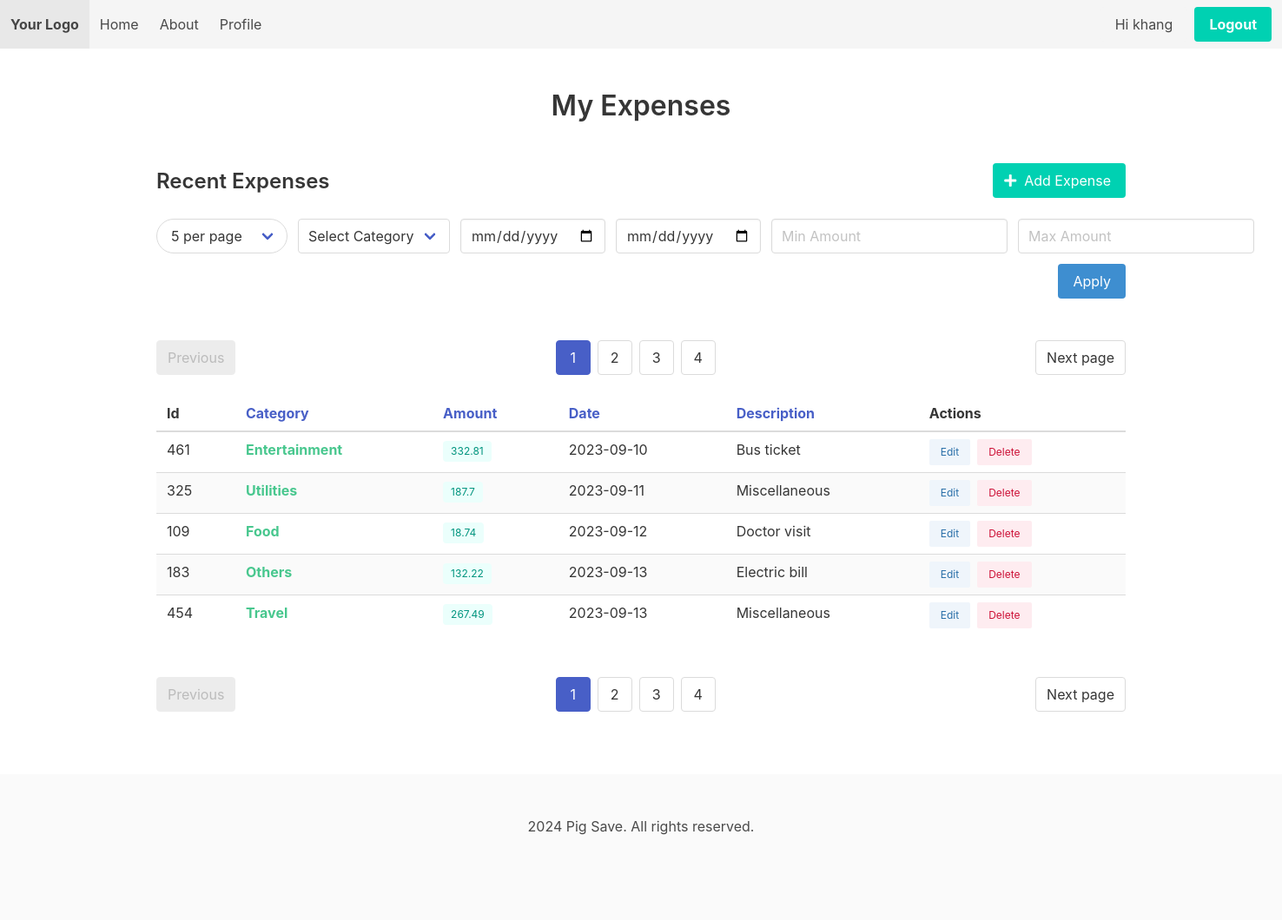
The app's page /expenses (signed in), older data.
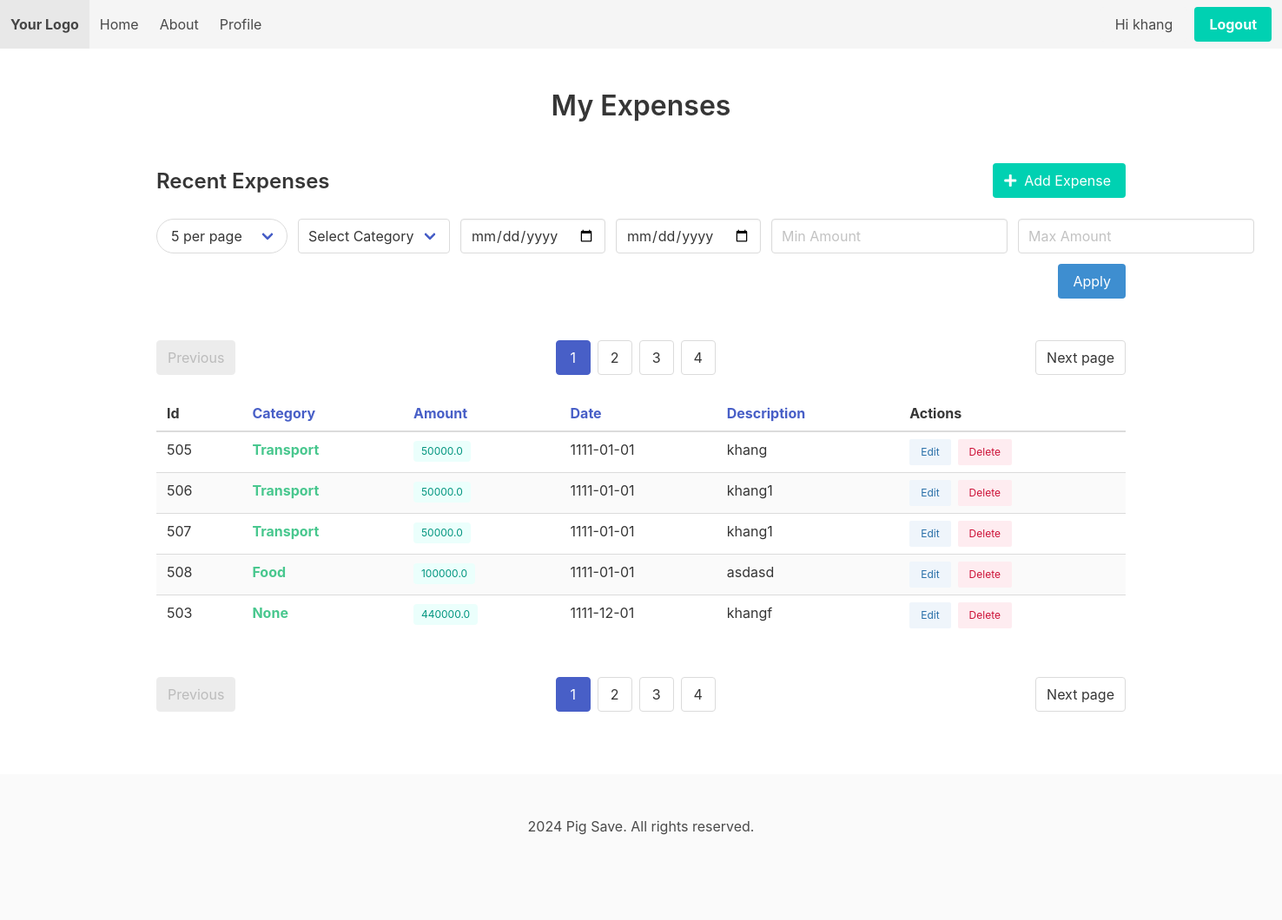
The same page, newer data.
### tables this page shows
CREATE TABLE users (
            id INTEGER PRIMARY KEY AUTOINCREMENT,
            username TEXT NOT NULL UNIQUE,
            password TEXT NOT NULL
        );

CREATE TABLE expenses (
            id INTEGER PRIMARY KEY AUTOINCREMENT,
            user_id INTEGER NOT NULL,
            amount REAL NOT NULL,
            category TEXT,
            description TEXT,
            date TEXT NOT NULL,
            FOREIGN KEY (user_id) REFERENCES users (id)
        );

### routes.py (the view)
@routes.route('/expenses')
@login_required
def expenses():
    user_id = current_user.id
    page = request.args.get('page', 1, type=int)
    size = request.args.get('size', 5, type=int)
    sort_by = request.args.get('sort_by', 'date')  # Default to sorting by date
    sort_order = request.args.get('sort_order', 'asc')  # Default to ascending order
    filters = {key: request.args.get(key) for key in ['category', 'start_date', 'end_date', 'min_amount', 'max_amount']}
    expenses, total_expenses = Expense.get_expenses(user_id, page, size, filters, sort_by, sort_order)
    total_pages = math.ceil(total_expenses / size)
    max_pages_displayed = 4
    start_page = max(1, page - 2)
    end_page = min(total_pages, start_page + max_pages_displayed - 1)
    if end_page - start_page < max_pages_displayed - 1:
        start_page = max(1, end_page - max_pages_displayed + 1)
    return render_template('expense/list.html',
                           expenses=expenses,
                           page=page,
                           total_pages=total_pages,
                           end_page=end_page,
                           start_page=start_page,
                           filters=filters,
                           size=size,
                           sort_by=sort_by,
                           sort_order=sort_order)

### app.py (called while the page is built)
@login_manager.user_loader
def load_user(id):
    from models.user import User
    return User.getUser(id)

### models/user.py (called while the page is built)
    def getUser(user_id):
        conn = sqlite3.connect('pig_save.db')
        cursor = conn.cursor()
        cursor.execute('SELECT id, username FROM users WHERE id = ?', (user_id,))
        user = cursor.fetchone()
        conn.close()
        if user:
            return User(user[0], user[1])
        return None

### templates/expense/list.html (shortened to what this page needs)
{% extends "base.html" %}
{% block content %}
<section class="section">
  <div class="container">
    <div class="columns is-centered">
      <div class="column is-10">
        <h1 class="title has-text-centered is-3 mb-6">My Expenses</h1>
        <div class="level">
          <div class="level-left">
            <div class="level-item">
              <h2 class="title is-4">Recent Expenses</h2>
            </div>
          </div>
          <div class="level-right">
            <div class="level-item">
              <button id="openExpenseDialog" class="button is-primary">
                <span class="icon">
                  <i class="fas fa-plus"></i>
                </span>
                <span>Add Expense</span>
              </button>
            </div>
          </div>
        </div>
          <form method="get" action="{{ url_for('main.expenses') }}" class="mb-5">
            <div class="field is-justify-content-space-between is-grouped is-fullwidth">
                <div class="control">
                    <div class="select is-rounded">
                      <select name="size" id="size" onchange="this.form.submit()">
                        <option value="5" {% if size == 5 %}selected{% endif %}>5 per page</option>
                      </select>
                    </div>
                  </div>
                <div class="control">
                  <div class="select">
                    <select name="category">
                        <option value="">Select Category</option>
                    </select>
                  </div>
                </div>
                <div class="control">
                  <input class="input" type="date" name="start_date" value="{{ filters.start_date }}" placeholder="Start Date">
                </div>
                <div class="control">
                  <input class="input" type="date" name="end_date" value="{{ filters.end_date }}" placeholder="End Date">
                </div>
                <div class="control">
                  <input class="input" type="number" step="10000" name="min_amount" placeholder="Min Amount" value="{{ filters.min_amount }}">
                </div>
                <div class="control">
                  <input class="input" type="number" step="10000" name="max_amount" placeholder="Max Amount" value="{{ filters.max_amount }}">
                </div>
            </div>
            <div class="control is-flex is-justify-content-flex-end">
                <button type="submit" class="button is-info">Apply</button>
            </div>
            <nav class="pagination is-centered mt-6" role="navigation" aria-label="pagination">
                <a class="pagination-previous" {% if page > 1 %}href="{{ url_for('main.expenses', page=page-1, size=size) }}"{% else %}disabled{% endif %}>Previous</a>
                <a class="pagination-next" {% if page < total_pages %}href="{{ url_for('main.expenses', page=page+1, size=size) }}"{% else %}disabled{% endif %}>Next page</a>
                <ul class="pagination-list">
                  {% for p in range(start_page, end_page + 1) %}
                    <li>
                      <a class="pagination-link {% if p == page %}is-current{% endif %}" href="{{ url_for('main.expenses', page=p, size=size) }}">{{ p }}</a>
                    </li>
                  {% endfor %}
                </ul>
              </nav>
            <div class="table-container">
              <table class="table is-striped is-hoverable is-fullwidth">
                <thead>
                    <tr>
                      <th>
                        Id
                      </th>
                      <th>
                        <a href="{{ url_for('main.expenses', sort_by='category', sort_order='desc' if sort_by == 'category' and sort_order == 'asc' else 'asc', page=page, size=size, **filters) }}">
                          Category
                        </a>
                      </th>
                      <th>
                        <a href="{{ url_for('main.expenses', sort_by='amount', sort_order='desc' if sort_by == 'amount' and sort_order == 'asc' else 'asc', page=page, size=size, **filters) }}">
                          Amount
                        </a>
                      </th>
                      <th>
                        <a href="{{ url_for('main.expenses', sort_by='date', sort_order='desc' if sort_by == 'date' and sort_order == 'asc' else 'asc', page=page, size=size, **filters) }}">
                            Date
                          </a>
                      </th>
                      <th>
                        <a href="{{ url_for('main.expenses', sort_by='description', sort_order='desc' if sort_by == 'description' and sort_order == 'asc' else 'asc', page=page, size=size, **filters) }}">
                          Description
                        </a>
                      </th>
                      <th>Actions</th>
                    </tr>
                  </thead>
                {% if expenses %}
                <tbody>
                  {% for expense in expenses %}
                    <tr>
                      <td>{{ expense[0] }}</td>
                      <td>
                        <strong class="has-text-success">{{ expense[3] }}</strong>
                      </td>
                      <td>
                        <span class="tag is-primary is-light">{{ expense[2] }}</span>
                      </td>
                      <td>{{ expense[5] }}</td>
                      <td>{{ expense[4] }}</td>
                      <td>
                        <div class="buttons are-small">
                            <button type="button" class="button is-info is-light" onclick="editExpense('{{ expense[0] }}', '{{ expense[4] }}', '{{ expense[3] }}', '{{ expense[5] }}', '{{ expense[2] }}')">Edit</button>
                            <button type="button" class="button is-danger is-light" onclick="deleteExpense('{{ expense[0] }}')">Delete</button>
                        </div>
                      </td>
                    </tr>
                  {% endfor %}
                  {% else %}
                  <td colspan="5" class="has-text-centered is-centered is-size-4 is-bold">No records</td>
                </div>
            {% endif %}
                </tbody>
              </table>
            </div>
            <nav class="pagination is-centered mt-6" role="navigation" aria-label="pagination">
              <a class="pagination-previous" {% if page > 1 %}href="{{ url_for('main.expenses', page=page-1, size=size) }}"{% else %}disabled{% endif %}>Previous</a>
              <a class="pagination-next" {% if page < total_pages %}href="{{ url_for('main.expenses', page=page+1, size=size) }}"{% else %}disabled{% endif %}>Next page</a>
              <ul class="pagination-list">
                {% for p in range(start_page, end_page + 1) %}
                  <li>
                    <a class="pagination-link {% if p == page %}is-current{% endif %}" href="{{ url_for('main.expenses', page=p, size=size) }}">{{ p }}</a>
                  </li>
                {% endfor %}
              </ul>
            </nav>
      </div>
    </div>
  </div>
</section>
{% endblock %}

### templates/base.html (shortened to what this page needs)
<!DOCTYPE html>
<html lang="en">
<head>
    <link rel="stylesheet" href="https://cdn.jsdelivr.net/npm/bulma@0.9.3/css/bulma.min.css">
    <link rel="stylesheet" href="https://cdnjs.cloudflare.com/ajax/libs/font-awesome/5.15.3/css/all.min.css">
</head>
<body>
    <nav class="navbar is-light" role="navigation" aria-label="main navigation">
        <div class="navbar-brand">
            <a class="navbar-item" href="{{ url_for('main.dashboard') }}">
                <strong>Your Logo</strong>
            </a>
        </div>
        <div id="navbarBasicExample" class="navbar-menu">
            <div class="navbar-start">
                <a class="navbar-item" href="{{ url_for('main.dashboard') }}">
                    Home
                </a>
                <a class="navbar-item" href="{{ url_for('main.dashboard') }}">
                    About
                </a>
                <a class="navbar-item" href="{{ url_for('main.dashboard') }}">
                    Profile
                </a>
            </div>
            <div class="navbar-end">
                <div class="navbar-item">
                    <div class="buttons">
                        <span class="button is-light">
                            Hi {{ current_user.username }}
                        </span>
                        <a class="button is-primary" href="{{ url_for('main.logout') }}">
                            <strong>Logout</strong>
                        </a>
                    </div>
                </div>
            </div>
        </div>
    </nav>
    <main>
        {% block content %}
        {% endblock %}
    </main>
    <footer class="footer">
        <div class="content has-text-centered">
            <p>
               2024 Pig Save. All rights reserved.
            </p>
        </div>
    </footer>
</body>
</html>

Row changes from the older to the newer data that the page shows:
no longer on this page (row unchanged): expenses: id "461", category "Entertainment", amount "332.81", date "2023-09-10", description "Bus ticket"
no longer on this page (row unchanged): expenses: id "325", category "Utilities", amount "187.7", date "2023-09-11", description "Miscellaneous"
no longer on this page (row unchanged): expenses: id "109", category "Food", amount "18.74", date "2023-09-12", description "Doctor visit"
no longer on this page (row unchanged): expenses: id "183", category "Others", amount "132.22", date "2023-09-13", description "Electric bill"
no longer on this page (row unchanged): expenses: id "454", category "Travel", amount "267.49", date "2023-09-13", description "Miscellaneous"
added expenses: id "505", category "Transport", amount "50000.0", date "1111-01-01", description "khang"
added expenses: id "506", category "Transport", amount "50000.0", date "1111-01-01", description "khang1"
added expenses: id "507", category "Transport", amount "50000.0", date "1111-01-01", description "khang1"
added expenses: id "508", category "Food", amount "100000.0", date "1111-01-01", description "asdasd"
added expenses: id "503", category "None", amount "440000.0", date "1111-12-01", description "khangf"
